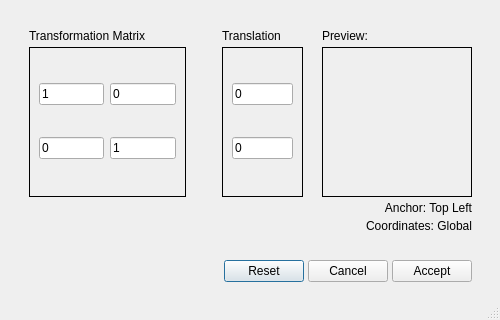
<?xml version="1.0" encoding="UTF-8"?>
<ui version="4.0">
 <class>Dialog</class>
 <widget class="QDialog" name="Dialog">
  <property name="geometry">
   <rect>
    <x>0</x>
    <y>0</y>
    <width>500</width>
    <height>320</height>
   </rect>
  </property>
  <property name="sizePolicy">
   <sizepolicy hsizetype="Fixed" vsizetype="Fixed">
    <horstretch>0</horstretch>
    <verstretch>0</verstretch>
   </sizepolicy>
  </property>
  <property name="minimumSize">
   <size>
    <width>500</width>
    <height>320</height>
   </size>
  </property>
  <property name="maximumSize">
   <size>
    <width>500</width>
    <height>320</height>
   </size>
  </property>
  <property name="mouseTracking">
   <bool>false</bool>
  </property>
  <property name="windowTitle">
   <string>Set Custom Transformation</string>
  </property>
  <property name="windowIcon">
   <iconset resource="../res/icons.qrc">
    <normaloff>:/icons/ionicons-2.0.1/src/android-expand.svg</normaloff>:/icons/ionicons-2.0.1/src/android-expand.svg</iconset>
  </property>
  <property name="sizeGripEnabled">
   <bool>true</bool>
  </property>
  <property name="modal">
   <bool>false</bool>
  </property>
  <widget class="QFrame" name="centralFrame">
   <property name="geometry">
    <rect>
     <x>20</x>
     <y>20</y>
     <width>461</width>
     <height>271</height>
    </rect>
   </property>
   <property name="sizePolicy">
    <sizepolicy hsizetype="Preferred" vsizetype="Expanding">
     <horstretch>0</horstretch>
     <verstretch>0</verstretch>
    </sizepolicy>
   </property>
   <property name="baseSize">
    <size>
     <width>0</width>
     <height>0</height>
    </size>
   </property>
   <layout class="QVBoxLayout" name="verticalLayout_3">
    <property name="spacing">
     <number>4</number>
    </property>
    <item>
     <layout class="QHBoxLayout" name="horizontalLayout">
      <item>
       <layout class="QHBoxLayout" name="horizontalLayout_3">
        <item>
         <layout class="QVBoxLayout" name="verticalLayout">
          <item>
           <widget class="QLabel" name="label">
            <property name="sizePolicy">
             <sizepolicy hsizetype="Preferred" vsizetype="Fixed">
              <horstretch>0</horstretch>
              <verstretch>0</verstretch>
             </sizepolicy>
            </property>
            <property name="text">
             <string>Transformation Matrix</string>
            </property>
           </widget>
          </item>
          <item>
           <widget class="QFrame" name="gridFrame">
            <property name="frameShape">
             <enum>QFrame::Box</enum>
            </property>
            <layout class="QGridLayout" name="gridLayout">
             <item row="1" column="0">
              <widget class="QLineEdit" name="lineMat00">
               <property name="maximumSize">
                <size>
                 <width>70</width>
                 <height>16777215</height>
                </size>
               </property>
               <property name="text">
                <string>1</string>
               </property>
              </widget>
             </item>
             <item row="2" column="1">
              <widget class="QLineEdit" name="lineMat11">
               <property name="maximumSize">
                <size>
                 <width>70</width>
                 <height>16777215</height>
                </size>
               </property>
               <property name="text">
                <string>1</string>
               </property>
              </widget>
             </item>
             <item row="2" column="0">
              <widget class="QLineEdit" name="lineMat10">
               <property name="maximumSize">
                <size>
                 <width>70</width>
                 <height>16777215</height>
                </size>
               </property>
               <property name="text">
                <string>0</string>
               </property>
              </widget>
             </item>
             <item row="1" column="1">
              <widget class="QLineEdit" name="lineMat01">
               <property name="maximumSize">
                <size>
                 <width>70</width>
                 <height>16777215</height>
                </size>
               </property>
               <property name="text">
                <string>0</string>
               </property>
              </widget>
             </item>
            </layout>
           </widget>
          </item>
         </layout>
        </item>
        <item>
         <spacer name="horizontalSpacer_3">
          <property name="orientation">
           <enum>Qt::Horizontal</enum>
          </property>
          <property name="sizeHint" stdset="0">
           <size>
            <width>40</width>
            <height>20</height>
           </size>
          </property>
         </spacer>
        </item>
        <item>
         <layout class="QVBoxLayout" name="verticalLayout_4">
          <item>
           <widget class="QLabel" name="label_3">
            <property name="sizePolicy">
             <sizepolicy hsizetype="Fixed" vsizetype="Fixed">
              <horstretch>0</horstretch>
              <verstretch>0</verstretch>
             </sizepolicy>
            </property>
            <property name="text">
             <string>Translation</string>
            </property>
           </widget>
          </item>
          <item>
           <widget class="QFrame" name="gridFrame_2">
            <property name="frameShape">
             <enum>QFrame::Box</enum>
            </property>
            <layout class="QGridLayout" name="gridLayout_2">
             <item row="2" column="1">
              <widget class="QLineEdit" name="lineMatTy">
               <property name="maximumSize">
                <size>
                 <width>70</width>
                 <height>16777215</height>
                </size>
               </property>
               <property name="text">
                <string>0</string>
               </property>
              </widget>
             </item>
             <item row="1" column="1">
              <widget class="QLineEdit" name="lineMatTx">
               <property name="maximumSize">
                <size>
                 <width>70</width>
                 <height>16777215</height>
                </size>
               </property>
               <property name="text">
                <string>0</string>
               </property>
              </widget>
             </item>
            </layout>
           </widget>
          </item>
         </layout>
        </item>
       </layout>
      </item>
      <item>
       <spacer name="horizontalSpacer">
        <property name="orientation">
         <enum>Qt::Horizontal</enum>
        </property>
        <property name="sizeHint" stdset="0">
         <size>
          <width>40</width>
          <height>20</height>
         </size>
        </property>
       </spacer>
      </item>
      <item>
       <layout class="QVBoxLayout" name="verticalLayout_2">
        <item>
         <widget class="QLabel" name="label_2">
          <property name="text">
           <string>Preview:</string>
          </property>
         </widget>
        </item>
        <item>
         <widget class="QLabel" name="imgPreview">
          <property name="sizePolicy">
           <sizepolicy hsizetype="Minimum" vsizetype="Minimum">
            <horstretch>0</horstretch>
            <verstretch>0</verstretch>
           </sizepolicy>
          </property>
          <property name="minimumSize">
           <size>
            <width>150</width>
            <height>150</height>
           </size>
          </property>
          <property name="baseSize">
           <size>
            <width>300</width>
            <height>300</height>
           </size>
          </property>
          <property name="toolTip">
           <string>Shows a red square if transformation determinant is negative.</string>
          </property>
          <property name="frameShape">
           <enum>QFrame::Box</enum>
          </property>
          <property name="text">
           <string/>
          </property>
         </widget>
        </item>
       </layout>
      </item>
     </layout>
    </item>
    <item>
     <widget class="QLabel" name="lblAnchor">
      <property name="text">
       <string>Anchor: Top Left</string>
      </property>
      <property name="alignment">
       <set>Qt::AlignRight|Qt::AlignTrailing|Qt::AlignVCenter</set>
      </property>
     </widget>
    </item>
    <item>
     <widget class="QLabel" name="lblCoordsMode">
      <property name="text">
       <string>Coordinates: Global</string>
      </property>
      <property name="alignment">
       <set>Qt::AlignRight|Qt::AlignTrailing|Qt::AlignVCenter</set>
      </property>
     </widget>
    </item>
    <item>
     <spacer name="verticalSpacer">
      <property name="orientation">
       <enum>Qt::Vertical</enum>
      </property>
      <property name="sizeHint" stdset="0">
       <size>
        <width>20</width>
        <height>40</height>
       </size>
      </property>
     </spacer>
    </item>
    <item>
     <layout class="QHBoxLayout" name="horizontalLayout_2">
      <item>
       <spacer name="horizontalSpacer_2">
        <property name="orientation">
         <enum>Qt::Horizontal</enum>
        </property>
        <property name="sizeHint" stdset="0">
         <size>
          <width>40</width>
          <height>20</height>
         </size>
        </property>
       </spacer>
      </item>
      <item>
       <widget class="QPushButton" name="btnReset">
        <property name="text">
         <string>Reset</string>
        </property>
       </widget>
      </item>
      <item>
       <widget class="QPushButton" name="btnCancel">
        <property name="text">
         <string>Cancel</string>
        </property>
       </widget>
      </item>
      <item>
       <widget class="QPushButton" name="btnAccept">
        <property name="text">
         <string>Accept</string>
        </property>
       </widget>
      </item>
     </layout>
    </item>
   </layout>
  </widget>
 </widget>
 <resources>
  <include location="../res/icons.qrc"/>
 </resources>
 <connections/>
</ui>
